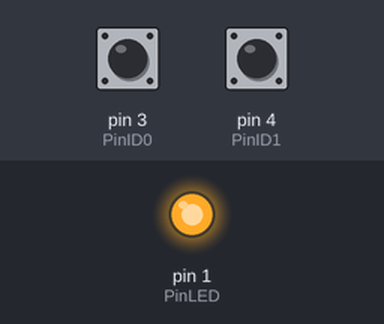
Simulated run of this sketch. Board: Arduino Uno, built with avr-gcc and run on an emulated ATmega328P. On the bench: output pins drawn as LEDs (lit = HIGH). Inputs (shaded band) come from the test bench; at power-on: pin 3 (PinID0) HIGH, pin 4 (PinID1) HIGH.

Above: at 0.1 s.
At 10.1 s:
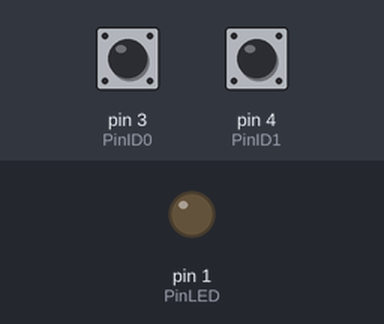
Timing chart, 0 to 11.6 s (numbered marks = the images above):
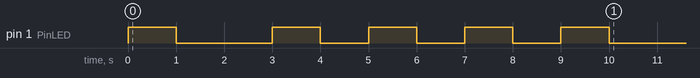

The sketch:

atsiaTarget.ino
```cpp
/*
     atsiaClient: All the same i2c addr

                              +---v---+
                          PB5 |1     8| VCC
           Input+ID0        3 |2     7| 2  SCL
                 ID1        4 |3     6| 1  LED
                          GND |4     5| 0  SDA
                              +-------+
  Command interface
        76543210
        00SLRIAA

    AA ID
    L  1: is LED command
    S  x: state of LED
*/

#include <Wire.h>

const byte i2caddr = 0x42;
const byte PinID0 = 3;
const byte PinID1 = 4;
const byte PinLED = 1;

byte id = 0;

//******************************************************
void wreceive(int c) {
  if (c == 1) {
    byte data = Wire.read();

    if ((data & 0b11) == id) {
      // LED
      if ((data & 0b00010000) != 0) {
        digitalWrite(PinLED, (data & 0b00100000) != 0);
      }
    }
  }
}

//******************************************************
void wrequest() {
  // Wire.write();
}


//******************************************************
void setup() {
  pinMode(PinID0, INPUT_PULLUP);
  pinMode(PinID1, INPUT_PULLUP);
  pinMode(PinLED, OUTPUT);

  Wire.begin(i2caddr);
  Wire.onReceive(wreceive);
  Wire.onRequest(wrequest);

  id = (digitalRead(PinID1) << 1) + digitalRead(PinID0);

  // ein mal Blinken: Wir leben
  digitalWrite(PinLED, HIGH);
  delay(1000);
  digitalWrite(PinLED, LOW);
  delay(2000);

  // ID+1 rausblinken
  for (byte i = 0; i < id + 1; i++) {
    digitalWrite(PinLED, HIGH);
    delay(1000);
    digitalWrite(PinLED, LOW);
    delay(1000);
  }

}

void loop() {


}

//
```
